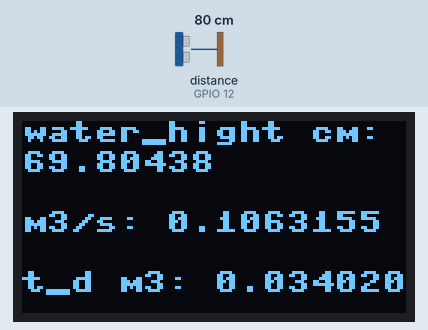
Simulated run of this program. Board: ESP32 board running MicroPython. On the bench: 128×64 one-colour display. The test bench sets the inputs (shaded band); at power-on: distance to the obstacle (sensor on GPIO 12) 80 cm. The echo pulse lasts 58.3 µs per cm.

Above: at 1.2 s.
1.3 s: distance to the obstacle (sensor on GPIO 12) set to 250 cm
At 10.9 s:
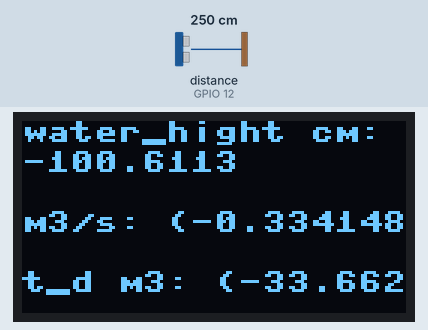
11.5 s: distance to the obstacle (sensor on GPIO 12) set to 2 cm
At 20.7 s:
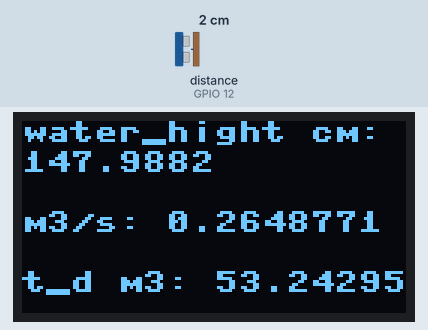
21.6 s: distance to the obstacle (sensor on GPIO 12) set to 4 cm
At 30.4 s:
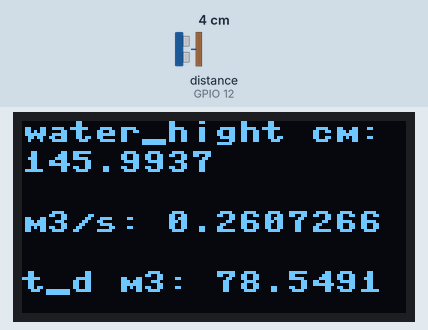
Timing chart, 0 to 31.9 s (numbered marks = the images above; inputs shaded):
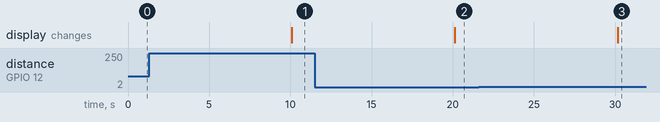

The program:

HC_RC04_lameira_FLOW_TEST_v0.py
```python
# Manuel Lameira
# Board: ESP32 - WROOM or WROVER

# This is a micropython convertion for the code provided by https://dronebotworkshop.com for the arduino platform.
# Please see the website for more information:
# https://dronebotworkshop.com/hc-sr04-ultrasonic-distance-sensor-arduino/#1

# SR04  --> ESP32
# --------------------
# VCC   --> 5V or 3.3V ATENCION: on 3.3V the range decresses
# Trig  --> DigitalPin 13
# Echo  --> DigitalPin 12
# GND   --> GND

# Speed of Sound = 343 m/s in dry air at 20ºC

from machine import Pin, time_pulse_us, I2C
from time import sleep, sleep_us, ticks_ms, ticks_diff

import ssd1306


# def str_to_int(lst):
#     for i in range(0, len(lst)):
#         lst[i] = int(lst[i])
#     return lst


# 21=SDK/SDA  22=SCK/SCL  As per labeling on ESP32 WROOM
i2c = I2C(1, scl=Pin(22), sda=Pin(21), freq=400000)

# Define the OLED width and height
oled_width = 128
oled_height = 64
oled = ssd1306.SSD1306_I2C(oled_width, oled_height, i2c)


trig = Pin(13, Pin.OUT)
echo = Pin(12, Pin.IN)

timeout_us = 25000  # no need to wait more then sensor's range limit (4,00 m)

sensor_hight = 150  # in centimeters

while True:
    ticks_start = 0

    # # Read from file
    # total_discharge_readings = []

    # with open("total_discharge.txt", mode='r') as total_discharge_file:
    #     for line in total_discharge_readings:
    #         total_discharge_readings.append(line.lstrip(
    #             'Last reading of total_discharge: ').rstrip('\n'))

    temp_dht22 = 20
    hum_dht22 = 30

    trig.value(1)
    sleep_us(10)
    trig.value(0)

    duration = time_pulse_us(echo, 1, timeout_us)

    if duration < 0:
        oled.fill(0)
        oled.text('Out of range', 0, 20)
        oled.show()

    else:
        oled.fill(0)

        sound_comp = (331.4 + (0.606 * temp_dht22) +
                      (0.0124 * hum_dht22))/10000

        # oled.text('Sound cm/us:', 0, 0)
        # oled.text(str(sound_comp), 0, 10)
        # verifica!

        distance = (duration / 2) * sound_comp

        # oled.text('distance cm:', 0, 20)
        # oled.text(str(distance), 0, 30)
        # verifica!

        water_hight = sensor_hight - distance
        oled.text('water_hight cm:', 0, 0)
        oled.text(str(water_hight), 0, 10)
        # verifica!

        water_hight_m = water_hight/100
        # Manning-Strickler
        discharge = (0.21579*(water_hight_m**(5/3))) / \
            (water_hight_m + 0.47918)**(2/3)
        # print(discharge, " m3/s")

        oled.text('m3/s: {}'.format(str(discharge)), 0, 30)

        ####---- Previous Flow readings ----####
        # mod_t_d_reading = str_to_int(total_discharge_readings)

        #####----- TOTAL FLOW -----#####
        ticks_reading_now = ticks_ms()
        # print(rtc_reading_now)

        time_diff = ticks_diff(ticks_reading_now, ticks_start)
        # print(time_diff)

        total_discharge = (time_diff/1000) * discharge * 10
        # print(total_discharge, 'm3')

        oled.text('t_d m3: {}'.format(str(total_discharge)), 0, 50)

        # sum_of_readings = sum(mod_t_d_reading) + total_discharge

        # with open("total_discharge.txt", mode='a') as file:
        #     file.write('Last reading of total_discharge: {} \n'.format(
        #         str(sum_of_readings)))

        oled.show()

    sleep(10)
```

Measured:
- after the input at 1.3 s, the display: changes after 8.8 s (image 1)
- after the input at 11.5 s, the display: changes after 8.6 s (image 2)
- after the input at 21.6 s, the display: changes after 8.6 s (image 3)
